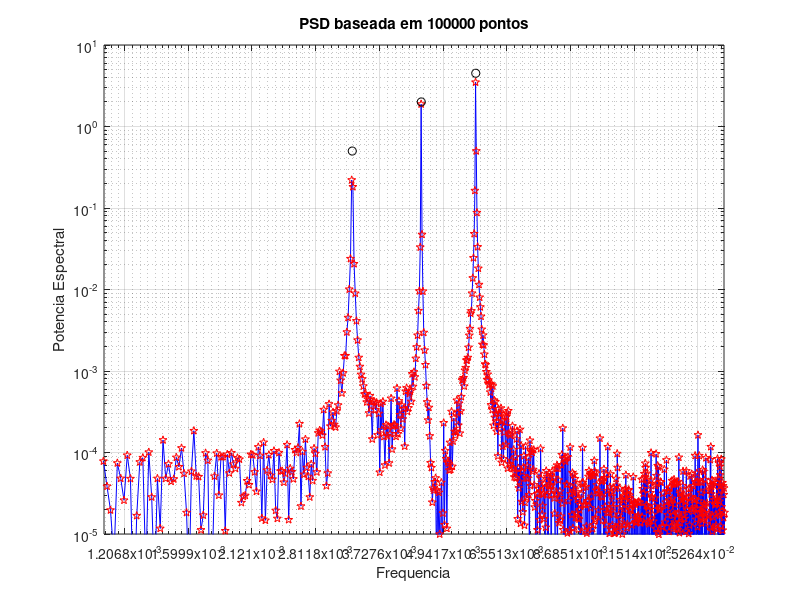

Reproduce this figure in MATLAB.

clear all;close all;
m=round(logspace(2,5,10));


for n=1:length(m)
N=m(n)+mod(m(n),2);
  %N=1e5;
rt=3.6;
A=[1 2 3 1];
T=[1900 1400 1100]; w=2*pi./T;
h=pi./[2 3 4];

t=0:1:N-1;
t=t*rt;

ys1=A(1)*sin(w(1)*t+h(1));
ys2=A(2)*sin(w(2)*t+h(2));
ys3=A(3)*sin(w(3)*t+h(3));
yn=A(4)*randn(1,N);

ys=ys1+ys2+ys3;
y=yn+ys;

fy=fft(y);

Am=fy.*conj(fy);
Am=2*fliplr(Am((N/2+1):N))/(N^2);
freq=2*pi*[1:N/2]/t(N);
f1=[-fliplr(freq) freq];

loglog(freq,Am,'-b',freq,Am,'pr',w,[std(ys1)^2 std(ys2)^2 std(ys3)^2],'ok');
grid on
set(gca,'xlim', [min(w)/3 max(w)*3],'ylim',[1e-5 10],'xtick',...
	logspace(-5,1))
xlabel('Frequencia')
ylabel('Potencia Espectral')
title(['PSD baseada em ' num2str(N) ' pontos'])
drawnow;pause
end
